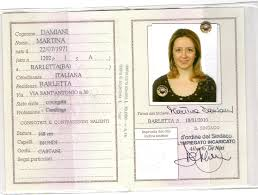
#> input picture TestImages/RetroCIC.jpeg, 258 x 195 px; its folder holds 4 pictures in this run
$ python RootSIFTWithGMSMatcherV2.py
#> lines starting #> are read from the running program, lines starting #| are printed output that depends on the picture
#%% Import Section
import cv2
import numpy as np
from matplotlib import pyplot as plt
import os
from datetime import datetime
#%% parameters
eps = 1e-7
#%% path section
tests_path = 'TestImages/'
references_path = 'ReferenceImages/'
result_path = 'Result/'
#%% parameter section
useTwo = False
# good point parameters
distanca_coefficient = 0.75
# gms parameter
gms_thresholdFactor = 3
gms_withRotation = True
gms_withScale = True
# flann parameter
flann_trees = 5
flann_checks = 50
#%% Initialize
# SIFT init
sift = cv2.xfeatures2d.SIFT_create()
# FLANN parameter
FLANN_INDEX_KDTREE = 1
index_params = dict(algorithm=FLANN_INDEX_KDTREE, trees=flann_trees)
search_params = dict(checks=flann_checks)   # or pass empty dictionary
flann = cv2.FlannBasedMatcher(index_params, search_params)
#%% Starting reference creation
reference_init = datetime.now()
reference_dictionaries = {}
for root, directories, files in os.walk(references_path):
    for file in files:
        if file.endswith('.DS_Store'):
            continue
        # opening reference image as grayscale
        reference_name = file.split('.')[0]
        reference_image_path = os.path.join(root, file)
        reference_image = cv2.imread(reference_image_path, cv2.IMREAD_GRAYSCALE)
        reference_keypoints, reference_descriptors = sift.detectAndCompute(reference_image, None)
        reference_descriptors /= (reference_descriptors.sum(axis=1, keepdims=True) + eps)
        reference_descriptors = np.sqrt(reference_descriptors)
        reference_dictionaries[reference_name] = (reference_image, reference_keypoints, reference_descriptors)
reference_end = datetime.now()
reference_time = reference_end - reference_init
# %% Starting test creation
test_init = datetime.now()
test_dictionaries = {}
for root, directories, files in os.walk(tests_path):
    for file in files:
        if file.endswith('.DS_Store'):
            continue
        test_name = file.split('.')[0]
        test_image_path = os.path.join(root, file)
        test_image = cv2.imread(test_image_path, cv2.IMREAD_GRAYSCALE)
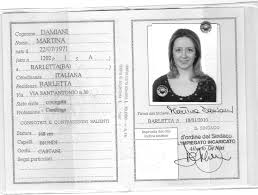
#> test_image: shape (195, 258); min 3, max 255, mean 222.3
        test_keypoints, test_descriptors = sift.detectAndCompute(test_image, None)
#> test_keypoints = 354 keypoints; strongest (x, y, size): (156, 98, 5.5), (180, 33, 6.7), (161, 95, 1.9), (162, 91, 17.1)
        test_descriptors /= (test_descriptors.sum(axis=1, keepdims=True) + eps)
        test_descriptors = np.sqrt(test_descriptors)
        test_dictionaries[test_name] = (test_image, test_keypoints, test_descriptors)

test_end = datetime.now()
test_time = test_end - test_init
#%% Starting Matching
match_init = datetime.now()
recognize_result = {}
for test_name in test_dictionaries.keys():
    recognize_result[test_name] = {}
    test_descriptors = test_dictionaries[test_name][2]
    test_keypoints = test_dictionaries[test_name][1]
    test_image = test_dictionaries[test_name][0]
    for reference_name in reference_dictionaries.keys():
        reference_descriptors = reference_dictionaries[reference_name][2]
        reference_keypoints = reference_dictionaries[reference_name][1]
        reference_image = reference_dictionaries[reference_name][0]
        flann_matches = flann.knnMatch(reference_descriptors, test_descriptors, k=2)
        matches_copy = []
        for i, (m, n) in enumerate(flann_matches):
            if m.distance < distanca_coefficient * n.distance:
                matches_copy.append(m)
            elif useTwo:
                matches_copy.append(n)
        gsm_matches = cv2.xfeatures2d.matchGMS(reference_image.shape, test_image.shape, keypoints1=reference_keypoints,
                                               keypoints2=test_keypoints, matches1to2=matches_copy,
                                               withRotation= gms_withRotation, withScale=gms_withScale,
                                               thresholdFactor=gms_thresholdFactor)
        recognize_result[test_name][reference_name] = {
            'scoreFlann': len(flann_matches),
            'scoreGsm': len(gsm_matches),
            'flannMatch': flann_matches,
            'gsmMatch': gsm_matches,
        }
#> this loop made 4 passes
#> pass 3, `test_image = test_dictionaries[test_name][0]`:
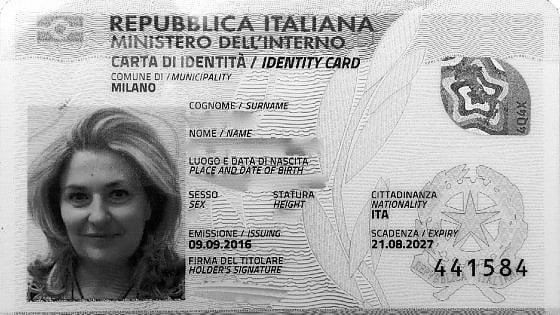
#> test_image: shape (315, 560); min 0, max 255, mean 173.3
#> after the loop, recognize_result = 4 items
match_end = datetime.now()
match_time = match_end - match_init
#%% showing result
match_extract_init = datetime.now()
match_pair = []
for test_name in recognize_result.keys():
    results = recognize_result[test_name]
    reference_key = ""
    maximum = 0
    for reference_name in results.keys():
        if results[reference_name]['scoreGsm'] > maximum:
            maximum = results[reference_name]['scoreGsm']
            reference_key = reference_name
    match_pair.append((test_name, reference_key))
#> after the loop, match_pair = [('RetroCIC', ''), ('RetroCI', ''), ('FronteECI', ''), ('FronteCI', '')]
match_extract_end = datetime.now()
match_extract_time = match_extract_end - match_extract_init
#%%
with open(result_path + 'Match_result.txt', 'w') as result_file:
    result_file.write('Section execution time:\n Reference Keypoint and feature extraction: ' + str(reference_time) +
                      '\n Test Keypoint and Feature extraction: ' + str(test_time) +
                      '\n Match time: ' + str(match_time) +
                      '\n Extract match time: ' + str(match_extract_time))
    result_file.write('Test\t' + 'Refere\n')
    for (t, r) in match_pair:
        result_file.write(t + '\t' + r + '\n')
        if (t == "") or (r == ""):
            continue
        reference_image = reference_dictionaries[r][0]
        test_image = test_dictionaries[t][0]
        matches = recognize_result[t][r]['gsmMatch']
        result_match_img = cv2.drawMatches(reference_image, reference_keypoints, test_image, test_keypoints, matches, None)
        plt.imshow(result_match_img)
        plt.savefig(result_path + '/' + t + '-' + r + '.jpg')
#> this loop made 4 passes

$ run again, on TestImages/a-pantaloni-frontCI.jpg
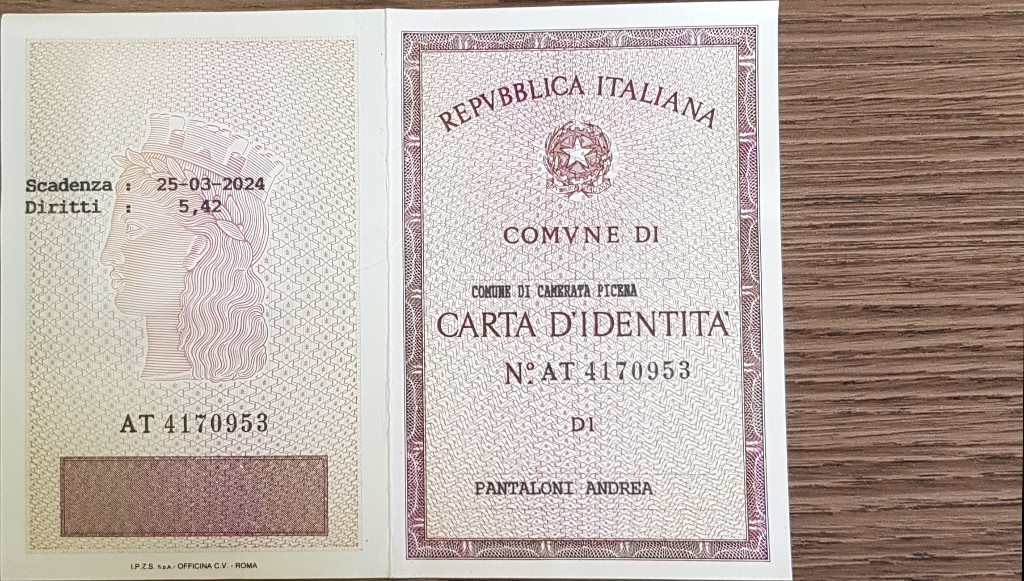
#> input picture TestImages/a-pantaloni-frontCI.jpg, 1024 x 581 px
#> `test_image = cv2.imread(test_image_path, cv2.IMREAD_GRAYSCALE)`:
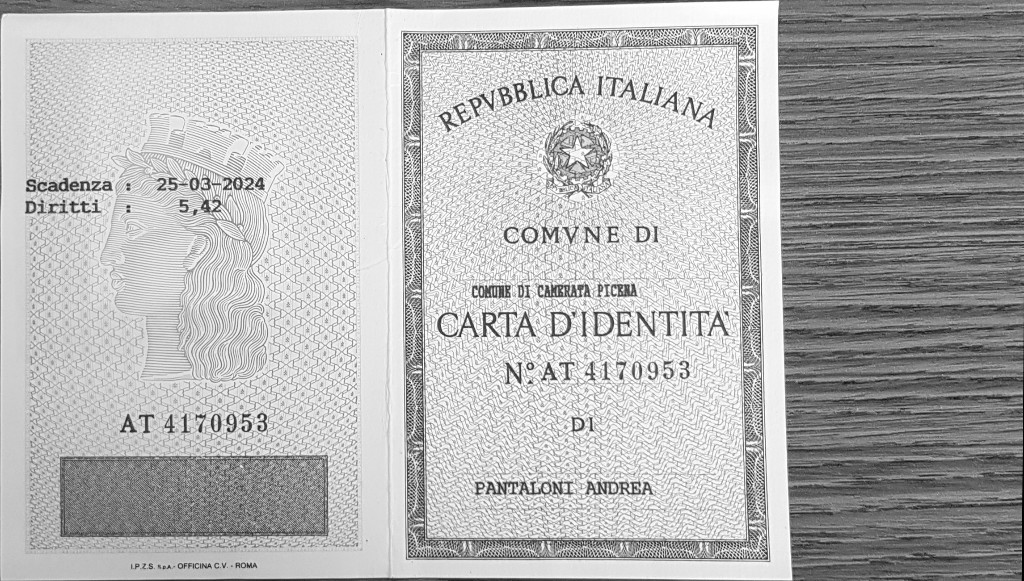
#> test_image: shape (581, 1024); min 0, max 255, mean 179.1
#> `test_keypoints, test_descriptors = sift.detectAndCompute(test_image, N..`: test_keypoints = 6779 keypoints; strongest (x, y, size): (519, 87, 2.6), (521, 95, 3.1), (726, 313, 2.5), (259, 416, 2.3)
#> the loop `for test_name in test_dictionaries.keys():` made 1 pass
#> after the loop `for test_name in test_dictionaries.keys():`: recognize_result = 1 item
#> the loop `for test_name in recognize_result.keys():` made 1 pass
#> test_name on pass 1: 'a-pantaloni-frontCI'
#> after the loop `for test_name in recognize_result.keys():`: match_pair = [('a-pantaloni-frontCI', '')]
#> the loop `for (t, r) in match_pair:` made 1 pass
